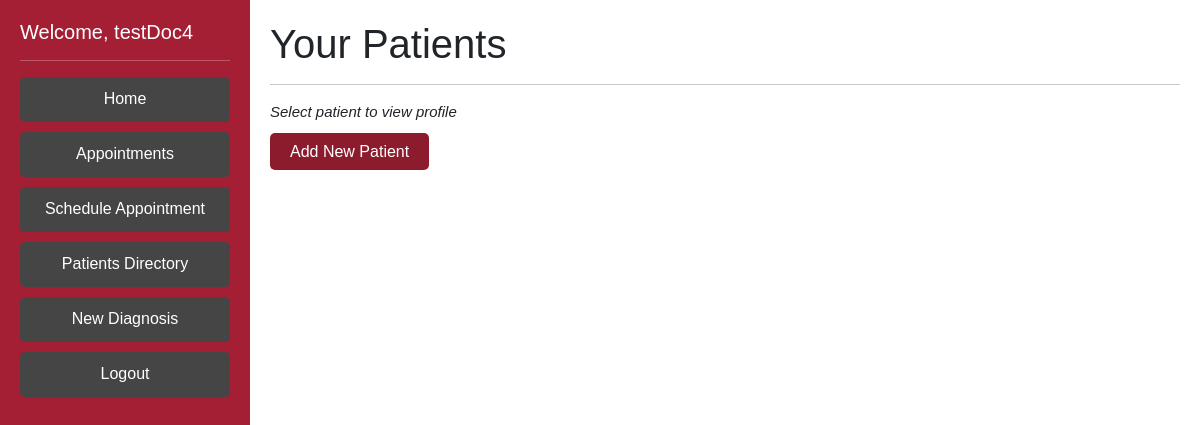
Page /viewPatients (signed in) on the earlier database version.
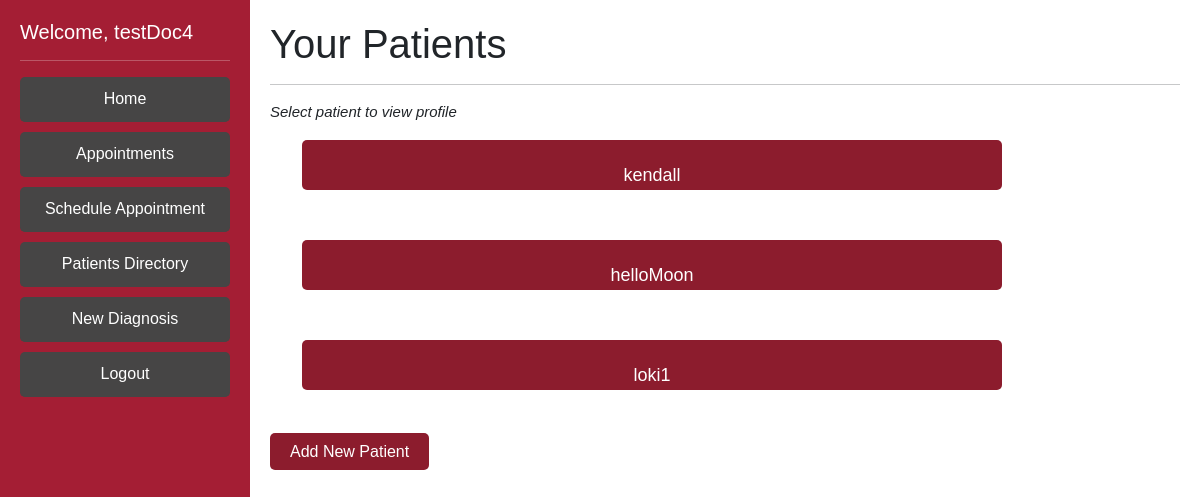
Same page on the later database version.
### DoctorPortal/models.py (models this page shows, shortened)
class PatientDoctor(models.Model):
    staffUser = models.ForeignKey(Patient, on_delete=models.CASCADE, related_name='doctorUser', default='')
    patient = models.ForeignKey(Patient, on_delete=models.CASCADE, related_name='patientUser', default='')
    updaterUsername = models.CharField(max_length=100, default = '')
    AccessLevelChoices = [('A', "Admin"), ('V', "Viewer")] #see all info or just necessary info
    AccessLevel = models.CharField(max_length=1, choices=AccessLevelChoices, default='V')
    lastUpdated = EncryptedDateTimeField(auto_now=True) # time the patient info was last edited
    createdAt = EncryptedDateTimeField(auto_now_add=True) # time the patient was created

class Patient(AbstractBaseUser):
    phone = EncryptedIntegerField() # 1 (999)-999-9999 11 long
    ssn = EncryptedCharField(unique=True, max_length=9) #ssn should be unique
    address = EncryptedCharField(max_length=200, default= '')
    username = models.CharField(max_length=100, default = '', unique=True)
    password = EncryptedCharField(max_length=25, default='')
    createdAt = EncryptedDateTimeField(auto_now_add=True) # time the patient was created
    lastUpdated = EncryptedDateTimeField(auto_now=True) # time the patient info was last edited
    fname = models.CharField(max_length=50)
    lname = EncryptedCharField(max_length=50)
    sex = models.CharField(max_length=1) # M or F
    symptoms = EncryptedTextField(default='na') #large body of text
    age = models.PositiveIntegerField(validators=[MaxValueValidator(130), MinValueValidator(0)], default=None) # 0 - 130 yrs old
    weight = models.PositiveIntegerField(validators=[MinValueValidator(1), MaxValueValidator(2000)], default=None) # 1-2000lbs
    allergies = EncryptedTextField(default='na') # known allergies
    history = EncryptedTextField(default='na') # the medical history
    otp_verification_secret = models.CharField(max_length=50, default='')
    is_patient = models.BooleanField('patientStatus', default=True)
    is_doctor = models.BooleanField('doctorStatus', default=False)
    objects = PatientManager()
    USERNAME_FIELD = 'username'
    REQUIRED_FIELDS = []

### DoctorPortal/views.py (the view)
# urls.py: path('viewPatients', views.viewPatients, name='viewPatients'),
def viewPatients(request):
    current_user = request.user
    if (current_user.is_doctor == False):
        return HttpResponseRedirect('/login')
    myPatients = PatientDoctor.objects.filter(staffUser = current_user)
    return render(request, 'viewPatients_doctor.html', context = {"patients": myPatients})

### DoctorPortal/templates/viewPatients_doctor.html
{% extends 'base_doctor.html' %}
{% block content %}
<div class="jumbotron">
    <h1 class="display-7">Your Patients</h1>
    <hr class="my-3">
    <p class="text">Select patient to view profile</p>
</div>
    {% if patients %}
        <ul>
            {% for p in patients %}
            <a class="widelink" href="{% url 'viewProfileDoctorSecure' patientUsername=p.patient.username %}">{{p.patient.username}} </a> <br>
                {% endfor %}
        </ul>
    {% endif %}
    <a href="/addPatient">Add New Patient</a> <br>
{% endblock content %}

Differences in the rows shown:
added PatientDoctor: patient.username "kendall"
added PatientDoctor: patient.username "helloMoon"
added PatientDoctor: patient.username "loki1"
